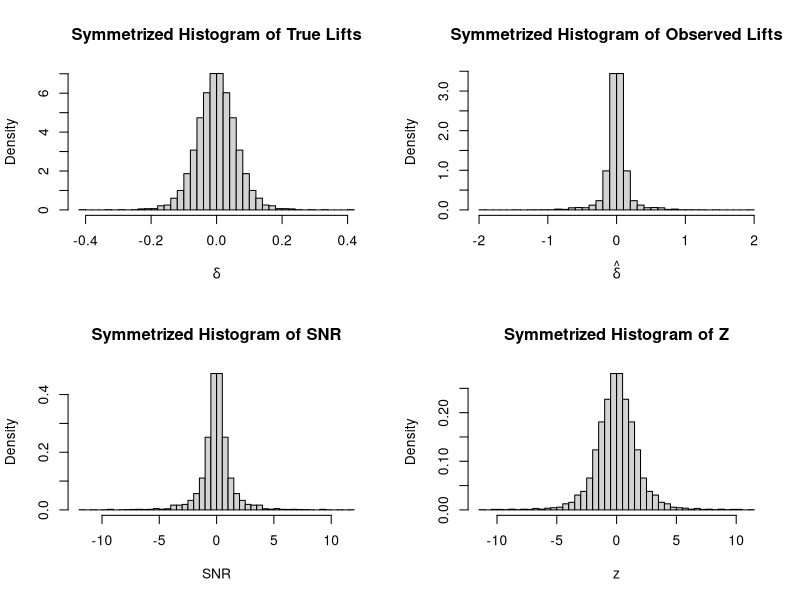
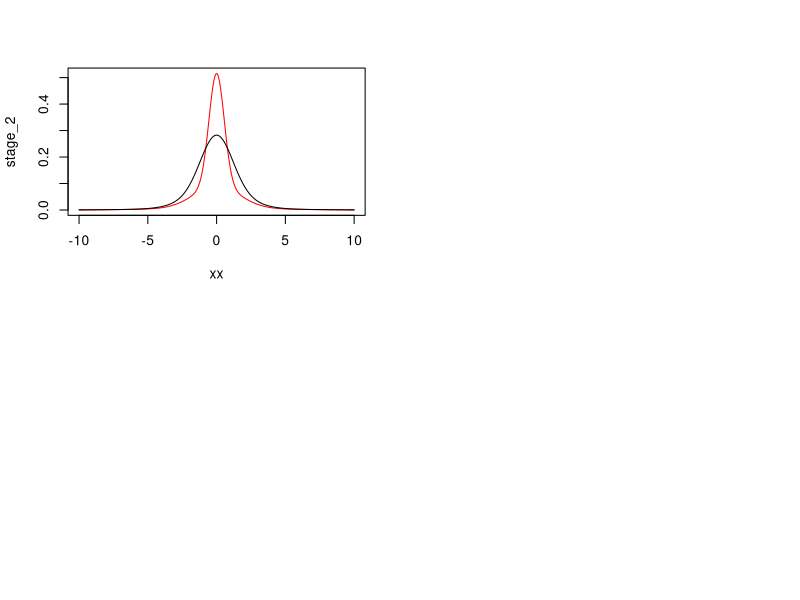
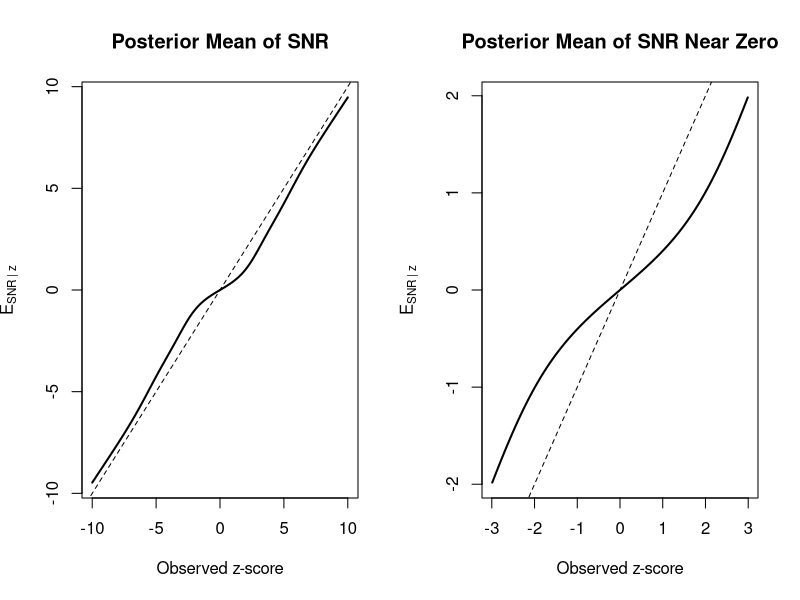

Write R code to recreate these figures, in order.
## ---- chunk 1
library(mixtools)
## ---- chunk 2
#| include: false
set.seed(1)

# Simulate the true effects
nexperiments <- 2000
component_1 <- rnorm(nexperiments, 0, 0.05)
component_2 <- 0.075 * rt(nexperiments, 5)
ix <- sample(1:2, size=nexperiments, replace = T, prob = c(0.8, 0.2))
true_lifts <- cbind(component_1, component_2)[cbind(1:nexperiments, ix)] 

se_component_1 <- runif(nexperiments, 0.01, 0.1) 
se_component_2 <- runif(nexperiments, 0.075, 0.5)
se <- cbind(se_component_1, se_component_2)[cbind(1:nexperiments, ix)]
observed_lifts <- rnorm(nexperiments, true_lifts, se)

# For symmetric prior, symmetrize the data to avoid spurious asymmetries in finite samples.
observed_lifts <- c(observed_lifts, -observed_lifts)
true_lifts <- c(true_lifts, -true_lifts)
se <- c(se, se)
z <- observed_lifts / se
xx <- seq(min(observed_lifts), max(observed_lifts), 0.01)

par(mfrow = c(2, 2))
hist(true_lifts, breaks=50, main = 'Symmetrized Histogram of True Lifts', xlab = expression(delta), probability = T)
hist(observed_lifts, breaks=50, main = 'Symmetrized Histogram of Observed Lifts', xlab = expression(hat(delta)), probability = T)
hist(true_lifts / se, breaks=50, main = 'Symmetrized Histogram of SNR', xlab = expression(SNR), probability = T)
hist(observed_lifts / se, breaks=50, main = 'Symmetrized Histogram of Z', xlab = expression(z), probability = T)

## ---- chunk 3
#| include: false
K <- 4
fit <- normalmixEM(
  x = z,
  k = K,
  mu = rep(0, K),
  mean.constr = rep(0, K),
  maxit = 10000,
  epsilon = 1e-8
)

wk <- fit$lambda
vk <- fit$sigma^2

xmax <- 10
xx <- seq(-xmax, xmax, 0.01)
stage_1 <- rowSums(sapply(seq_along(wk), function(k) {
  wk[k] * dnorm(xx, mean = 0, sd = sqrt(vk[k]))
}))

stage_2 <- rowSums(sapply(seq_along(wk), function(k) {
  wk[k] * dnorm(xx, mean = 0, sd = sqrt(vk[k] - 1))
}))


plot(xx, stage_2, col='red', type='l')
lines(xx, stage_1)
## ---- chunk 4
posterior_snr_mean <- function(z, fit) {
  wk <- fit$lambda
  vk_marginal <- fit$sigma^2
  
  # Prior variances for SNR components
  tau2 <- vk_marginal - 1
  
  if (any(tau2 < 0)) {
    stop("Some fitted marginal variances are less than 1, implying negative prior SNR variance.")
  }
  
  # Component likelihoods: p(z | component k)
  comp_lik <- sapply(seq_along(wk), function(k) {
    wk[k] * dnorm(z, mean = 0, sd = sqrt(tau2[k] + 1))
  })
  
  # Make sure this works for scalar or vector z
  if (is.vector(comp_lik)) {
    comp_lik <- matrix(comp_lik, nrow = length(z), byrow = FALSE)
  }
  
  # Posterior component weights: p(k | z)
  post_w <- comp_lik / rowSums(comp_lik)
  
  # Component posterior means:
  # E[SNR | z, k] = tau_k^2 / (tau_k^2 + 1) * z
  comp_post_means <- sapply(seq_along(wk), function(k) {
    tau2[k] / (tau2[k] + 1) * z
  })
  
  if (is.vector(comp_post_means)) {
    comp_post_means <- matrix(comp_post_means, nrow = length(z), byrow = FALSE)
  }
  
  # Mixture posterior mean
  rowSums(post_w * comp_post_means)
}


posterior_snr <- posterior_snr_mean(xx,fit)

par(mfrow = c(1, 2))

plot(
  xx,
  posterior_snr,
  type = "l",
  lwd = 2,
  main = "Posterior Mean of SNR",
  xlab = "Observed z-score",
  ylab = expression(E[SNR ~ "|" ~ z])
)

abline(0, 1, lty = 2)

plot(
  xx[abs(xx) < 3.0],
  posterior_snr[abs(xx) < 3.0],
  type = "l",
  lwd = 2,
  main = "Posterior Mean of SNR Near Zero",
  xlab = "Observed z-score",
  ylab = expression(E[SNR ~ "|" ~ z])
)

abline(0, 1, lty = 2)
